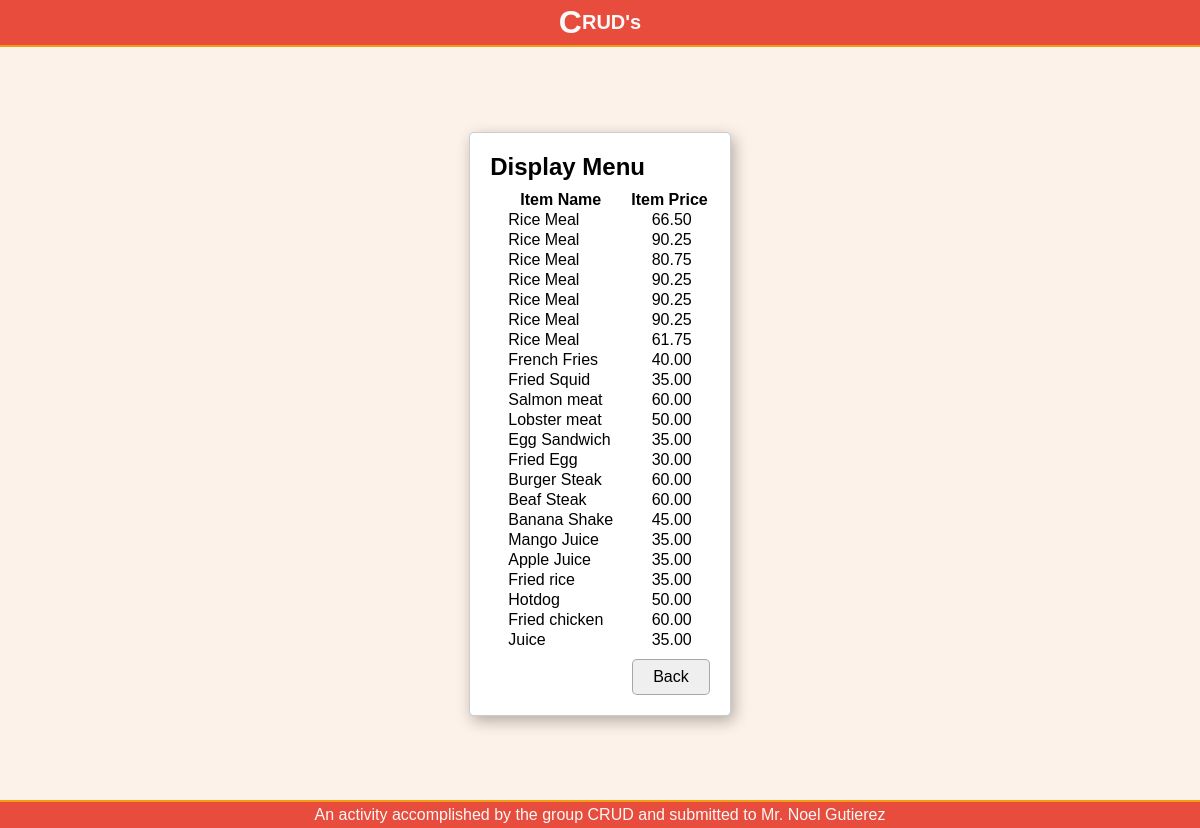
/pages/display_items.php, run on the app's committed database.
### tables this page shows
CREATE TABLE `menuitems`(
	`menuitemid` CHAR(5) NOT NULL,
    `name` VARCHAR(30) NOT NULL,
    `price` DECIMAL(5,2) NOT NULL
);

### includes/functions.php (called while the page is built, shortened)
<?php
function get_menu($con) {
    $query = "SELECT * FROM menuitems order by menuitemid desc;";
    return $con->query($query);
}
?>

### pages/display_items.php (the view)
<?php
require_once "../php/config.php";
require_once "../includes/functions.php";
$menu = get_menu($con);
?>
<?php
    require_once "../includes/header.php";
    require_once "../includes/footer.php";
?>
<?php
    $header['css'] = ['main', 'index','display'];
    $header['title'] = 'Home';
    includeHeader($header);
?>
<main class="flex-c flex-grow justify-c-center align-i-center">
    <div class="card p-3 shadow-m flex-c g-1">
        <span>
            <b class="font-m">Display Menu</b>
        </span>
        <span>
            <table>
                <tr>
                    <th>Item Name</th>
                    <th>Item Price</th>
                </tr>
                <?php
                    while($row = $menu->fetch_assoc()) {
                ?>
                <tr>
                    <td class="text-l"><?= $row['name'];?></td>
                    <td class="text-r"><?= $row['price'];?></td>
                </tr>
                <?php } ?>
            </table>
        </span>
        <span class="flex-rr justify-c-space-between g-3">
            <button class="btn font-xs" type="button" onclick="goHome()" >Back</button>
        </span>
    </div>
</main>
<?php
    $footer['js'] = ['main'];
    includeFooter($footer);
?>

### includes/header.php (shortened to what this page needs)
<?php function includeHeader($data = []) { extract($data) ?>
<!DOCTYPE html>
<html lang="en">
<head>
    <link rel="stylesheet" href="../css/main.css">
    <link rel="stylesheet" href="../css/header.css">
    <link rel="stylesheet" href="../css/footer.css">
    <?php if(isset($css)) foreach($css as $c) {?>
    <link rel="stylesheet" href="<?="../css/$c";?>.css">
    <?php }?>
</head>
<body class="flex-c" style="background-color: #FDF2E9;">
<header class="text-c color-w p-1">
    <a href="../" class="font-b flex-r align-i-center justify-c-center color-w text-n">
        <p class="font-l">C</p>
        <p class="font-s">RUD's</p>
    </a>
</header>
<div class="flex-grow">
<?php }?>

### includes/footer.php (shortened to what this page needs)
<?php function includeFooter($data = []) { extract($data) ?>
<footer class="text-c color-w p-1 font-xs">
    An activity accomplished by the group CRUD and submitted to Mr. Noel Gutierez
</footer>
</div>
</body>
</html>
<?php }?>

### css/main.css (style rules this page uses)
* { padding: 0; margin: 0; font-family: 'Gill Sans', 'Gill Sans MT', Calibri, 'Trebuchet MS', sans-serif; }
:root { --color_blue : #265898; --color_yellow : #FFC100; --color_white : #F8F9F9; --color_black : #17202A; }
body { height: 100vh; }
main { height: 100%; overflow-x: hidden; overflow-y: auto; }
.color-w { color: var(--color_white) !important; }
.flex-r { display: flex; }
.flex-rr { display: flex; flex-direction: row-reverse; }
.flex-c { display: flex; flex-direction: column; }
.flex-grow { flex-grow: 1; }
.justify-c-center { justify-content: center; }
.justify-c-space-between { justify-content: space-between; }
.align-i-center { align-items: center; }
.font-xs { font-size: 1rem; }
.font-s { font-size: 1.25rem; }
.font-m { font-size: 1.5rem; }
.font-l { font-size: 2rem; }
.font-b { font-weight: bold; }
.text-c { text-align: center; }
.text-l { text-align: left; }
.text-r { text-align: right; }
.text-n { text-decoration: none; }
.g-1 { gap: .5rem }
.g-3 { gap: 1.5rem }
.card { background-color: white; border-radius: 5px; border: 1px solid rgba(0, 0, 0, .2); }
.shadow-m { box-shadow: 3px 5px 15px rgba(0, 0, 0, .3); }
.btn { padding: .5rem 1.25rem; border-radius: 5px; border: 1px solid rgba(0, 0, 0, .3); outline: none; }
.p-1 { padding: .25rem }
.p-3 { padding: 1.25rem }

### css/header.css (style rules this page uses)
header { background-color: #E74C3C; border-bottom: 2px solid #F39C12; }

### css/footer.css (style rules this page uses)
footer { background-color: #E74C3C; border-top: 2px solid #F39C12; }

### css/index.css (style rules this page uses)
* { transition: 0.3s; }

### css/display.css (style rules this page uses)
table td { padding: 0 1rem; }

### data on the page
menuitems: name "Rice Meal", price "66.50"
menuitems: name "Rice Meal", price "90.25"
menuitems: name "Rice Meal", price "80.75"
menuitems: name "Rice Meal", price "90.25"
menuitems: name "Rice Meal", price "90.25"
menuitems: name "Rice Meal", price "90.25"
menuitems: name "Rice Meal", price "61.75"
menuitems: name "French Fries", price "40.00"
menuitems: name "Fried Squid", price "35.00"
menuitems: name "Salmon meat", price "60.00"
menuitems: name "Lobster meat", price "50.00"
menuitems: name "Egg Sandwich", price "35.00"
menuitems: name "Fried Egg", price "30.00"
menuitems: name "Burger Steak", price "60.00"
menuitems: name "Beaf Steak", price "60.00"
menuitems: name "Banana Shake", price "45.00"
menuitems: name "Mango Juice", price "35.00"
menuitems: name "Apple Juice", price "35.00"
menuitems: name "Fried rice", price "35.00"
menuitems: name "Hotdog", price "50.00"
menuitems: name "Fried chicken", price "60.00"
menuitems: name "Juice", price "35.00"
